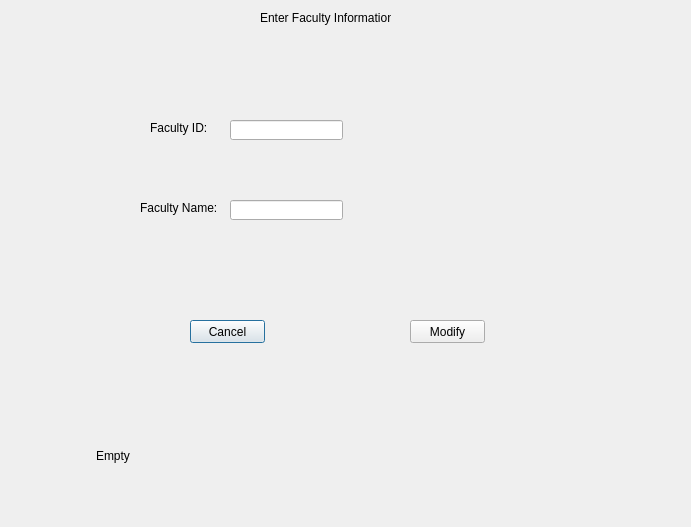
<?xml version="1.0" encoding="UTF-8"?>
<ui version="4.0">
 <class>Dialog</class>
 <widget class="QDialog" name="Dialog">
  <property name="geometry">
   <rect>
    <x>0</x>
    <y>0</y>
    <width>691</width>
    <height>527</height>
   </rect>
  </property>
  <property name="windowTitle">
   <string>Dialog</string>
  </property>
  <widget class="QLabel" name="label">
   <property name="geometry">
    <rect>
     <x>260</x>
     <y>10</y>
     <width>131</width>
     <height>16</height>
    </rect>
   </property>
   <property name="text">
    <string>Enter Faculty Information</string>
   </property>
  </widget>
  <widget class="QLabel" name="label_2">
   <property name="geometry">
    <rect>
     <x>150</x>
     <y>120</y>
     <width>61</width>
     <height>16</height>
    </rect>
   </property>
   <property name="text">
    <string>Faculty ID:</string>
   </property>
  </widget>
  <widget class="QLabel" name="label_3">
   <property name="geometry">
    <rect>
     <x>140</x>
     <y>200</y>
     <width>81</width>
     <height>16</height>
    </rect>
   </property>
   <property name="text">
    <string>Faculty Name:</string>
   </property>
  </widget>
  <widget class="QLabel" name="label1">
   <property name="geometry">
    <rect>
     <x>96</x>
     <y>420</y>
     <width>461</width>
     <height>71</height>
    </rect>
   </property>
   <property name="text">
    <string>Empty</string>
   </property>
  </widget>
  <widget class="QPushButton" name="cancel">
   <property name="geometry">
    <rect>
     <x>190</x>
     <y>320</y>
     <width>75</width>
     <height>23</height>
    </rect>
   </property>
   <property name="text">
    <string>Cancel</string>
   </property>
  </widget>
  <widget class="QPushButton" name="modButton">
   <property name="geometry">
    <rect>
     <x>410</x>
     <y>320</y>
     <width>75</width>
     <height>23</height>
    </rect>
   </property>
   <property name="text">
    <string>Modify</string>
   </property>
  </widget>
  <widget class="QLineEdit" name="facID">
   <property name="geometry">
    <rect>
     <x>230</x>
     <y>120</y>
     <width>113</width>
     <height>20</height>
    </rect>
   </property>
  </widget>
  <widget class="QLineEdit" name="facName">
   <property name="geometry">
    <rect>
     <x>230</x>
     <y>200</y>
     <width>113</width>
     <height>20</height>
    </rect>
   </property>
  </widget>
 </widget>
 <resources/>
 <connections/>
</ui>
